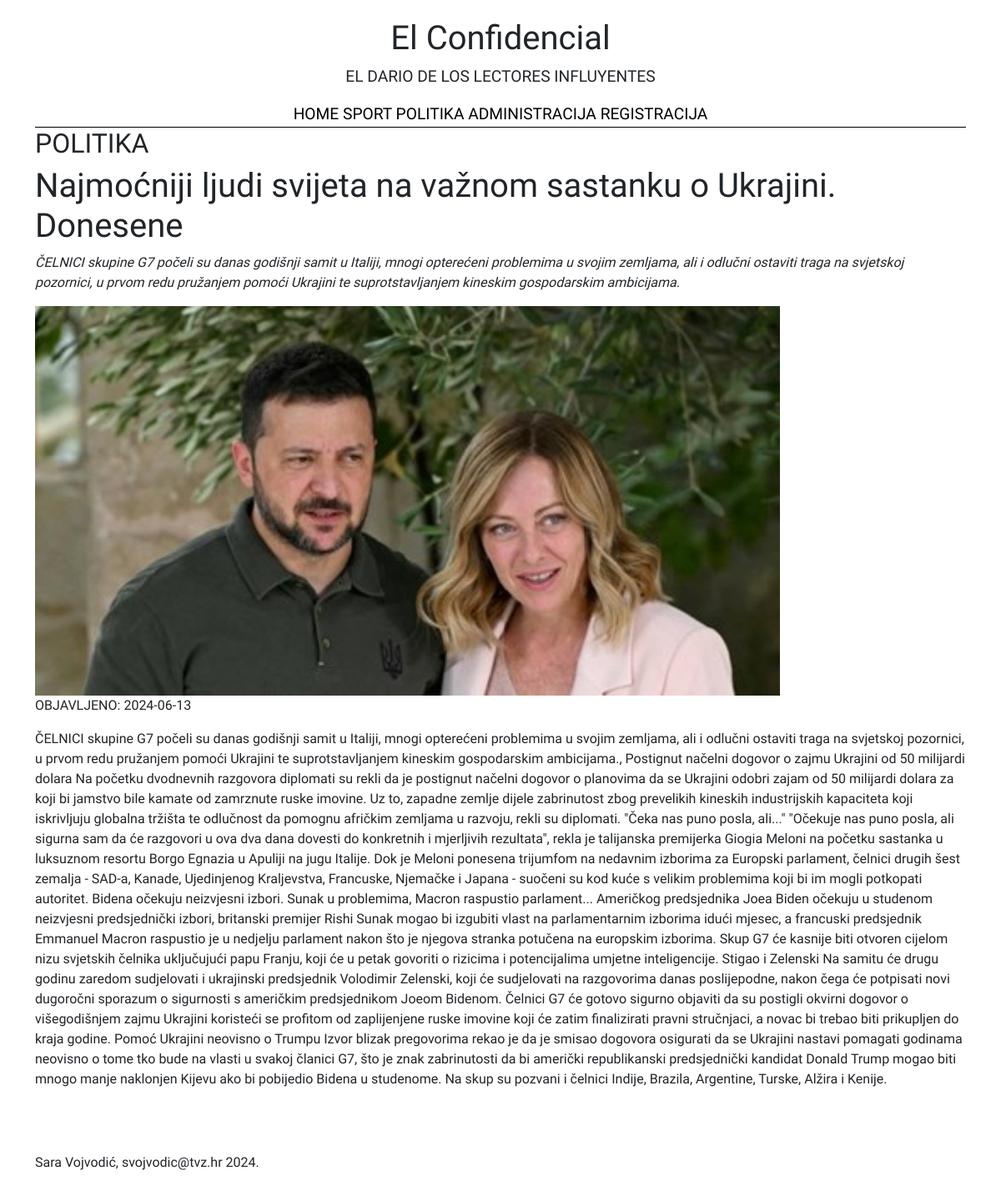
Page /Clanak.php?id=43 on the committed database.
### tables this page shows
CREATE TABLE `vijesti` (
  `id` int(11) NOT NULL,
  `datum` varchar(32) NOT NULL,
  `naslov` varchar(64) NOT NULL,
  `sazetak` text NOT NULL,
  `tekst` text NOT NULL,
  `slika` varchar(64) NOT NULL,
  `kategorija` varchar(64) NOT NULL,
  `arhiva` tinyint(1) NOT NULL
);

### Clanak.php (the view, shortened to what this page needs)
<!DOCTYPE html>
<html lang="en">
<head>
    <link rel="stylesheet" type="text/css" href="style.css">
    <link href="https://cdn.jsdelivr.net/npm/bootstrap@5.1.3/dist/css/bootstrap.min.css" rel="stylesheet"
>
</head>
<body>
    <header>
        <div class="container">
            <div class="row" id="first_row">
                <div class="col-lg-12 col-sm-12" id="title_gore">
                    <div class="title_text">
                        <h1>El Confidencial</h1>
                        <p>EL DARIO DE LOS LECTORES INFLUYENTES</p>
                    </div>
                </div>
            </div>
        </div>
    </header>
    <nav>
        <div class="container">
            <div class="row" id="first_row">
                <div class="col-lg-12 col-sm-12" id="navigation">
                    <div class="navigation_text">
                        <a href="index.php">HOME</a>
                        <a href="kategorija.php?id=sport " class="">SPORT</a>
                        <a href="kategorija.php?id=politika " class="">POLITIKA</a>
                        <a href="nova_administracija.php">ADMINISTRACIJA</a>
                        <a href="registracija.php">REGISTRACIJA</a>
                    </div>
                </div>
            </div>
        </div>
    </nav>
    <?php
    $id = $_GET['id'];
    $servername = "localhost";
    $user = "root";
    $pass = "";
    $db = "php_projekt";
    $dbc = mysqli_connect($servername, $user, $pass, $db) or die("Error" . mysqli_connect_error());
    mysqli_set_charset($dbc, "utf8");
    ?>
    <?php
    $sql = "SELECT * FROM vijesti WHERE id = '" . $id . "'";
    $result = mysqli_query($dbc, $sql);
    $row = mysqli_fetch_assoc($result);
    ?>
    <section role="main">
        <div class="container">
            <div class="row">
                <div class="row">
                    <h2 style="text-transform:uppercase;" class="category"><?php
                    echo "<span>" . $row["kategorija"] . "</span>";
                    ?></h2>
                    <h1  class="title"><?php
                    echo $row['naslov'];
                    ?></h1>
                   <section class="about">
                    <p>
                        <?php
                        echo "<i>" . $row['sazetak'] . "</i>";
                        ?>
                    </p>
                </section>
                </div>
                <section class="slika">
                    <?php
                    echo '<img src="' . UPLPATH . $row['slika'] . '"  style="width: 80%;">';
                    ?>
                </section>
                <p>OBJAVLJENO: <?php
echo "<span>" . $row['datum'] . "</span>";
?></p>
                <section class="sadrzaj">
                    <p>
                        <?php
                        echo $row['tekst'];
                        ?>
                    </p>
                </section>
            </div>
        </div>
    </section>
    <footer>
        <div class="container" id="footer_text">
            <div class="row">
                <div class="col-lg-12 col-sm-12">
                    <p>Sara Vojvodić, svojvodic@tvz.hr 2024.</p>
                </div>
            </div>
        </div>
    </footer>
</body>
</html>

### style.css (style rules this page uses)
body { margin: 0; padding: 0; }
body { font-family: "Imbue", serif !important; font-weight: 200; font-style: normal; }
.title_text { padding-top: 2%; text-align: center; font-size: larger; }
.navigation_text { text-align: center; font-size: larger; border-bottom: 1px solid black; }
.navigation_text a { text-decoration: none; color: black; }
#footer_text { padding-top: 5%; }

### rows in the picture
vijesti: kategorija "POLITIKA", naslov "Najmoćniji ljudi svijeta na važnom sastanku o Ukrajini. Donesene", sazetak "ČELNICI skupine G7 počeli su danas godišnji samit u Italiji, mnogi opterećeni problemima u svojim zemljama, ali i odlučni ostaviti traga na svjetskoj pozornici, u prvom redu pružanjem pomoći Ukrajini te suprotstavljanjem kineskim gospodarskim ambicijama.", slika (picture), datum "2024-06-13", tekst "ČELNICI skupine G7 počeli su danas godišnji samit u Italiji, mnogi opterećeni problemima u svojim zemljama, ali i odlučni ostaviti traga na svjetskoj pozornici, u prvom redu pružanjem pomoći Ukrajini te suprotstavljanjem kineskim gospodarskim ambicijama., Postignut načelni dogovor o zajmu Ukrajini od 50 milijardi dolara Na početku dvodnevnih razgovora diplomati su rekli da je postignut načelni dogovor o planovima da se Ukrajini odobri zajam od 50 milijardi dolara za koji bi jamstvo bile kamate od zamrznute ruske imovine. Uz to, zapadne zemlje dijele zabrinutost zbog prevelikih kineskih industrijskih kapaciteta koji iskrivljuju globalna tržišta te odlučnost da pomognu afričkim zemljama u…"
